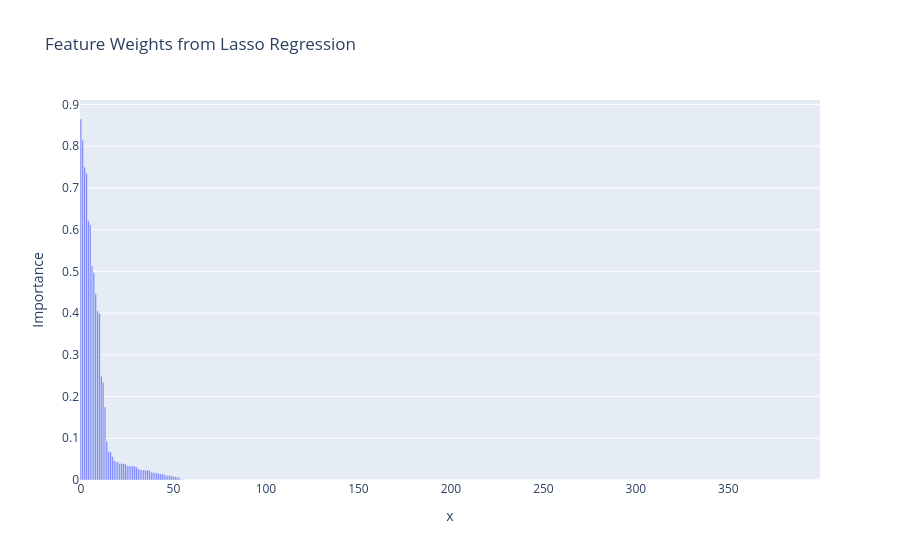

The cell this chart's notebook holds for it:
### Markdown cell above
We can see that using lasso helped us - increased test R2 score form ~0.3 to ~0.4. The model is also less overited on the training data. Now let's see the feature importances.

### Code cell
feature_importances = abs(lasso.coef_)
sorted_imps = sorted(feature_importances, reverse=True)

print("Lasso found", sum(feature_importances != 0), "non-zero features")

fig = px.bar(
    x=range(len(sorted_imps)),
    y=sorted_imps,
    labels={'y': 'Importance'},
    title='Feature Weights from Lasso Regression'
)
fig.show()

### Figure 1 — Plotly figure (JSON) as saved in the notebook; plotly's stock layout.template omitted (floating-point values rounded to 4 significant figures; data arrays with more than 128 entries replaced by an {"elided": "..."} marker saying what was removed)
{"data": [{"hovertemplate": "x=%{x}<br>Importance=%{y}<extra></extra>", "legendgroup": "", "marker": {"color": "#636efa", "pattern": {"shape": ""}}, "name": "", "orientation": "v", "showlegend": false, "textposition": "auto", "type": "bar", "x": {"elided": "400 int values"}, "xaxis": "x", "y": {"elided": "400 float values"}, "yaxis": "y"}], "layout": {"barmode": "relative", "legend": {"tracegroupgap": 0}, "title": {"text": "Feature Weights from Lasso Regression"}, "xaxis": {"anchor": "y", "domain": [0, 1], "title": {"text": "x"}}, "yaxis": {"anchor": "x", "domain": [0, 1], "title": {"text": "Importance"}}}}
